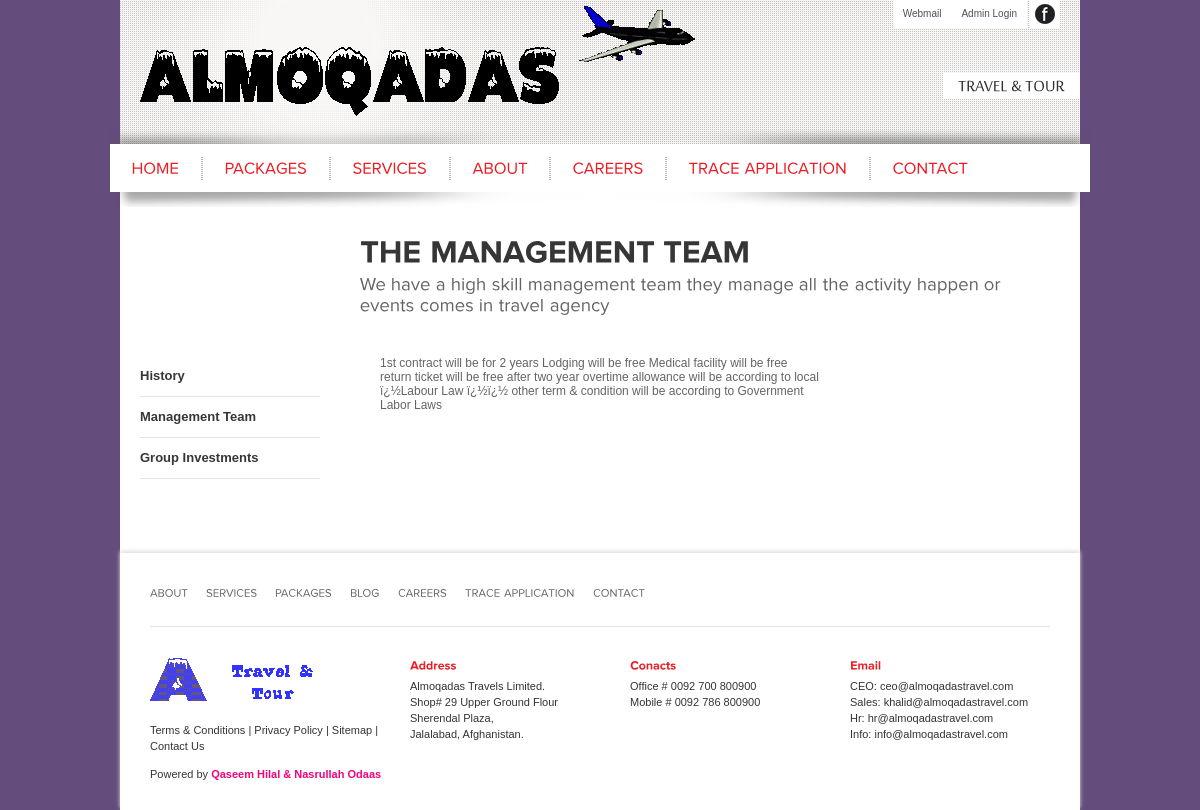
/management-team.php, run on an earlier commit of the app's database.
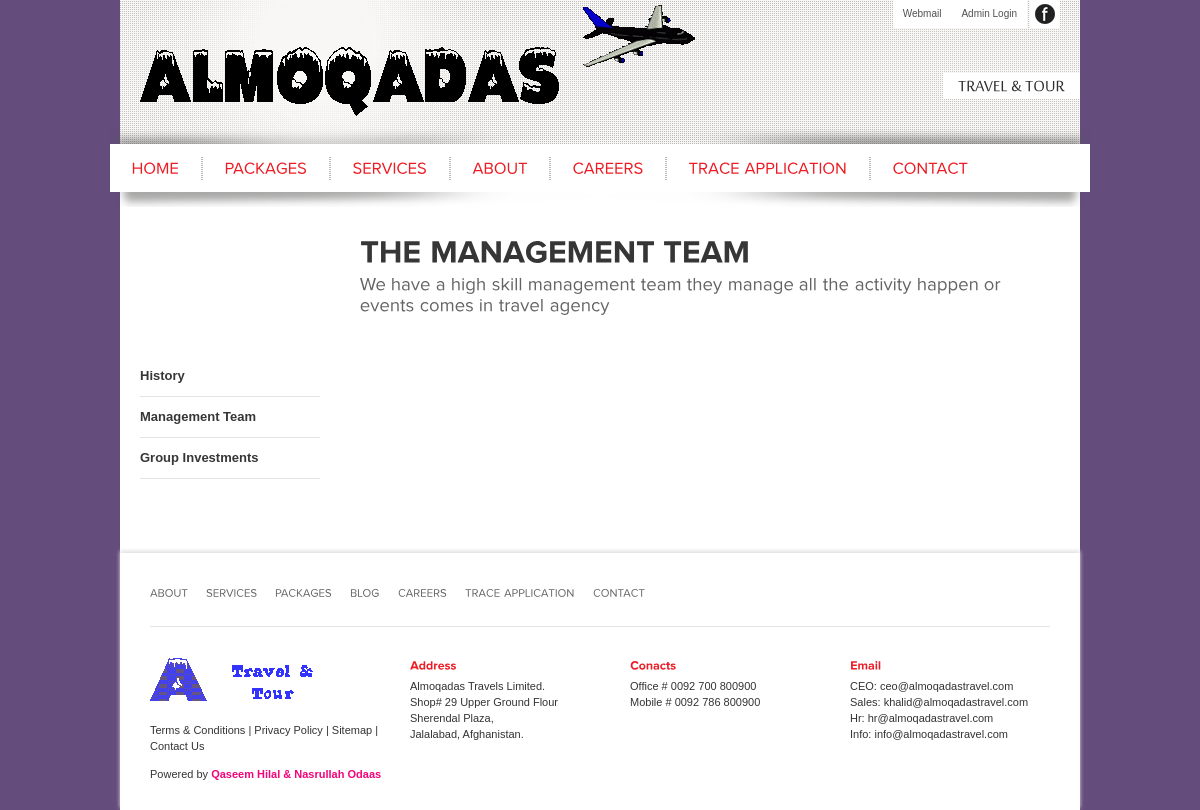
And on a later commit of the database.
### tables this page shows
CREATE TABLE `pages` (
  `page_id` int(100) NOT NULL auto_increment,
  `title` varchar(100) NOT NULL,
  `description` text NOT NULL,
  `page_type` varchar(100) NOT NULL,
  `picture` varchar(100) NOT NULL,
  `date` timestamp NOT NULL default CURRENT_TIMESTAMP,
  PRIMARY KEY  (`page_id`)
);

### management-team.php (the view)
<!DOCTYPE html PUBLIC "-//W3C//DTD XHTML 1.0 Strict//EN" "http://www.w3.org/TR/xhtml1/DTD/xhtml1-strict.dtd">
<html xmlns="http://www.w3.org/1999/xhtml">
<head>
<?php require('inc_head.php'); ?>
</head>
<body>
<div class="wrapper">
        <?php require('inc_top.php'); ?>
        <?php include('inc_menu.php'); ?>
              <?php
		include ("admin/connection/connection.php");
    $id=isset($_GET['id'])? $_GET['id'] : "" ;
		if($id==""){
		$sql1=mysqli_query($con,"SELECT * FROM pages WHERE page_type='term_condition' ORDER BY 'date'") or die(mysqli_error($con));
		}
		else {
		$sql1=mysqli_query($con,"SELECT * FROM pages WHERE page_type='term_condition'") or die(mysqli_error($con));
		}
		$resultP1=mysqli_fetch_array($sql1);
		?>
      	<div class="content">
        <div class="page_headings">
            <div class="left">&nbsp;</div>
            <div class="right">
              <h1>The Management Team</h1>
                <h2>We have a high skill management team they manage all the activity happen or events comes in travel agency</h2></div>
        </div>
         <?php include("inc_left.php"); ?>
        <div class="right">
            <a name='error'></a>                        <form enctype="multipart/form-data" method="post" action="http://www.shirazitravels.com/contact" class="contact_form">
                <ul>
                   <?php echo $resultP1['description']; ?>
                </ul>
                <p style="text-align:left";>&nbsp;</p>
            </form>
        </div>
    </div>
     <?php include('inc_footer.php'); ?>
</div>
</body>
</html>

What changed in the data, as far as the page shows it:
removed pages: description "1st contract will be for 2 years Lodging will be free Medical facility will be free return ticket will be free after two year overtime allowance will be according to local ï¿½Labour Law ï¿½ï¿½ other term & condition will be according to Government Labor Laws"
